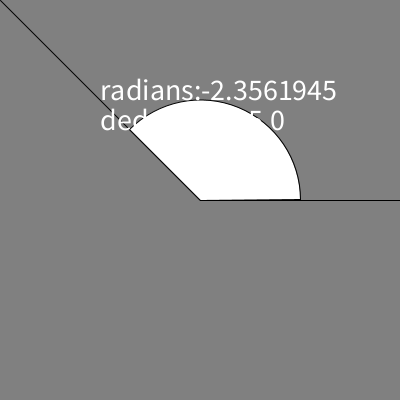
Frame 1 (no input)
Frame 60 (the mouse pressed at the canvas centre just before this capture): identical to frame 1, image omitted
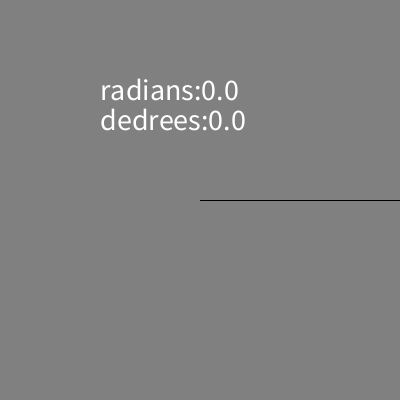
Frame 120 (the mouse held since frame 60 and released just before this capture)

The Processing sketch that drew these frames (run headless with seeded random() and noise(); from frame 60 on, the mouse is pressed at the canvas centre):

// Processing sketch: week05_3b_atan2_dy_dx_text_radians_degrees
// ── week05_3b_atan2_dy_dx_text_radians_degrees.pde
//week05_3b_atan2_dy_dx_text_radians_degrees
//degrees vs. radians 結合 week04_01和week05_2
void setup(){
  size(400,400);
}
void draw(){
  background(128);
  line(200,200,400,200);
  line(200,200,mouseX, mouseY);
  float dx = mouseX-200, dy = mouseY-200;
  float a = atan2(dy, dx); //神奇的三角函式, 可找到arc 弧的radians
  //atan2() 出來的值,介於 -PI...+PI中間
  if(a<0) arc( 200, 200, 200, 200, a, 0, PIE); //負的...零
  else    arc( 200, 200, 200, 200, 0, a, PIE); //零...正的
  textSize(30);
  text( "radians:" + a, 100, 100); //radians 弧度/弳度
  text( "dedrees:" + degrees(a), 100, 130); //degrees度
}
